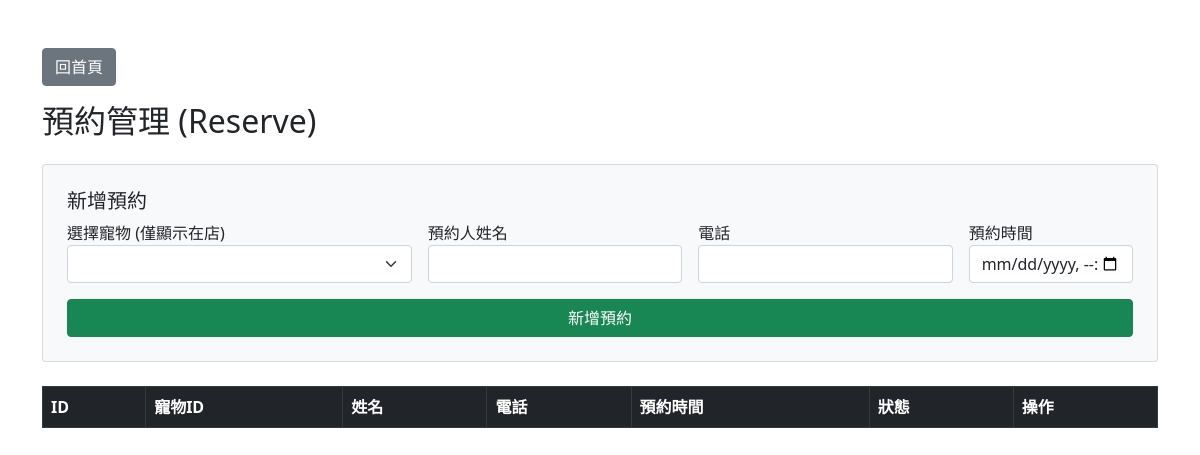
Before: /reserve_mngt.php with the older database file.
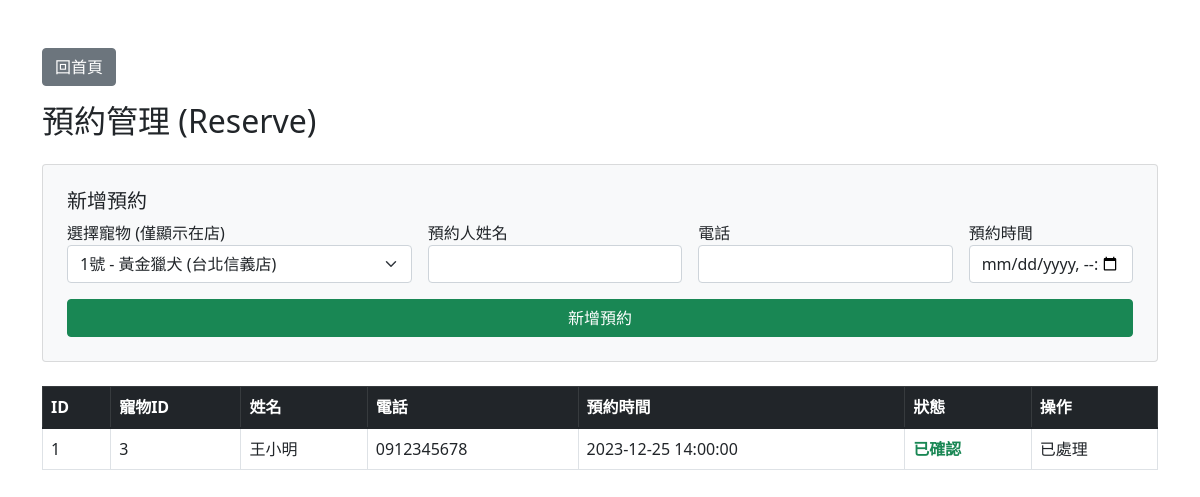
After: the same page with the newer database file.
### tables this page shows
CREATE TABLE RESERVE (
  rID int(11) NOT NULL AUTO_INCREMENT,
  petID int(11) NOT NULL,
  rName varchar(50) NOT NULL,
  rPhone varchar(20) NOT NULL,
  time datetime NOT NULL,
  status varchar(20) DEFAULT '待確認',
  PRIMARY KEY (`rID`),
  KEY petID (`petID`),
  CONSTRAINT reserve_ibfk_1 FOREIGN KEY (`petID`) REFERENCES PET (`petID`)
);

### reserve_mngt.php (the view, shortened to what this page needs)
<?php
include 'db_connect.php';
?>
<!DOCTYPE html>
<html lang="zh-TW">
<head>
    <link href="https://cdn.jsdelivr.net/npm/bootstrap@5.1.3/dist/css/bootstrap.min.css" rel="stylesheet">
</head>
<body class="container mt-5">
    <a href="index.php" class="btn btn-secondary mb-3">回首頁</a>
    <h2 class="mb-4">預約管理 (Reserve)</h2>
    <form method="post" class="card p-4 mb-4 bg-light">
        <h5 class="card-title">新增預約</h5>
        <div class="row g-3">
            <div class="col-md-4">
                <label>選擇寵物 (僅顯示在店)</label>
                <select name="petID" class="form-select" required>
                    <?php
                    $sql = "SELECT pet.petID, breed.bName, store.storeName
                            FROM pet
                            JOIN breed ON pet.bID = breed.bID
                            JOIN store ON pet.storeID = store.storeID
                            WHERE pet.status = '在店'";
                    $res = $conn->query($sql);
                    while ($r = $res->fetch_assoc()) {
                        echo "<option value='{$r['petID']}'>{$r['petID']}號 - {$r['bName']} ({$r['storeName']})</option>";
                    }
                    ?>
                </select>
            </div>
            <div class="col-md-3">
                <label>預約人姓名</label>
                <input type="text" name="rName" class="form-control" required>
            </div>
            <div class="col-md-3">
                <label>電話</label>
                <input type="text" name="rPhone" class="form-control" required>
            </div>
            <div class="col-md-2">
                <label>預約時間</label>
                <input type="datetime-local" name="time" class="form-control" required>
            </div>
            <div class="col-12">
                <button type="submit" name="add" class="btn btn-success w-100">新增預約</button>
            </div>
        </div>
    </form>
    <table class="table table-bordered table-hover">
        <thead class="table-dark">
            <tr>
                <th>ID</th>
                <th>寵物ID</th>
                <th>姓名</th>
                <th>電話</th>
                <th>預約時間</th>
                <th>狀態</th>
                <th>操作</th>
            </tr>
        </thead>
        <tbody>
            <?php
            $result = $conn->query("SELECT * FROM reserve ORDER BY time DESC");
            while ($row = $result->fetch_assoc()) {
                $statusClass = ($row['status']=='已確認') ? 'text-success fw-bold' : 'text-danger';
                $actionBtn = "";
                if ($row['status'] == '待確認') {
                    $actionBtn = "<a href='?confirm={$row['rID']}&petID={$row['petID']}' class='btn btn-outline-success btn-sm'>確認預約</a>";
                } else {
                    $actionBtn = "已處理";
                }
                echo "<tr>
                        <td>{$row['rID']}</td>
                        <td>{$row['petID']}</td>
                        <td>{$row['rName']}</td>
                        <td>{$row['rPhone']}</td>
                        <td>{$row['time']}</td>
                        <td class='$statusClass'>{$row['status']}</td>
                        <td>$actionBtn</td>
                      </tr>";
            }
            ?>
        </tbody>
    </table>
</body>
</html>

Changed rows visible on the page:
added reserve: rID "1", petID "3", rName "王小明", rPhone "0912345678", time "2023-12-25 14:00:00", status "已確認", status "已處理"
Other visible differences:
form field petID: (not shown) → "1號 - 黃金獵犬 (台北信義店)"
